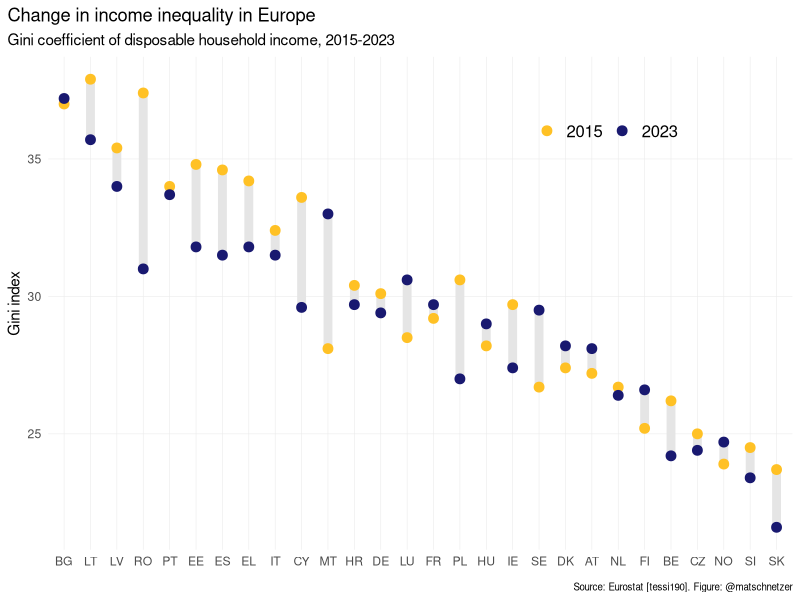
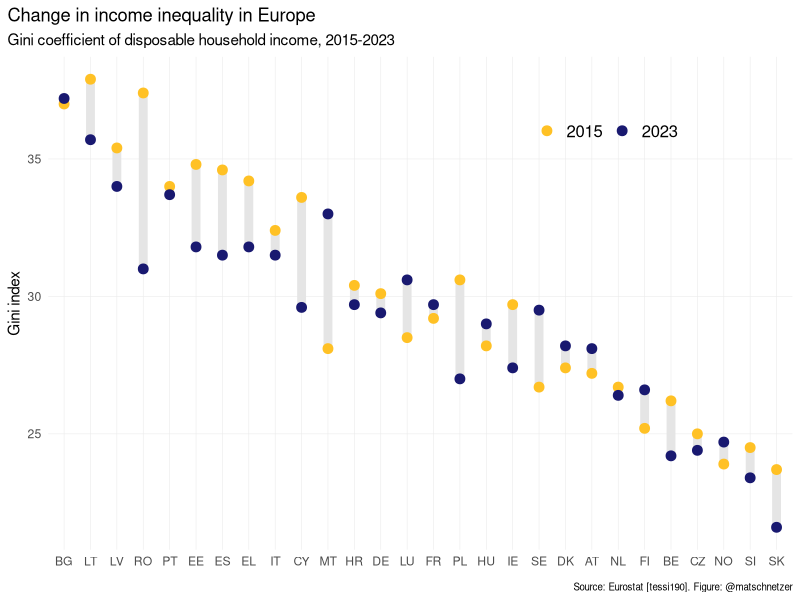

Here is the R script that generated these plots, in order:
library(tidyverse)

# Load and save data
# raw <- eurostat::get_eurostat(id = "tessi190", time_format = "num", filters = time )

# Load data
raw <- read_csv("dumbbell.csv")

# Show all available countries, but we don't want country groups (EA18, EU15, etc.) 
unique(raw$geo)
filtered <- raw |> filter(str_length(geo) < 3, TIME_PERIOD %in% c(2015,2023))

# Not all countries have both years available -> filter those with both values!
filtered |> count(geo)
plotdata <- filtered |> filter(n() > 1, .by = geo) |> 
  mutate(geo = fct_reorder(geo, values, .desc = T))

plotdata |> 
  ggplot(aes(x = geo, y = values)) +
  geom_line(aes(group = geo), linewidth = 3, color = "gray90") +
  geom_point(aes(color = factor(TIME_PERIOD)), size = 3) +
  scale_color_manual(name = NULL, values = c("goldenrod1","midnightblue"),
                     guide = guide_legend(direction = "horizontal")) + 
  labs(x = NULL, y = "Gini index", title = "Change in income inequality in Europe",
       subtitle = "Gini coefficient of disposable household income, 2015-2023",
       caption = "Source: Eurostat [tessi190]. Figure: @matschnetzer") +
  theme_minimal() +
  theme(legend.position = "inside", 
        legend.position.inside = c(0.75,0.85),
        legend.text = element_text(size = 12),
        plot.title.position = "plot",
        plot.caption = element_text(size = 7,
                                    margin = margin(t = 10, b= 0, unit = "pt")),
        panel.grid.minor = element_blank(),
        panel.grid.major = element_line(linewidth = 0.2))

ggsave("dumbbell.png", width = 8, height = 5, dpi = 320, bg = "white")
